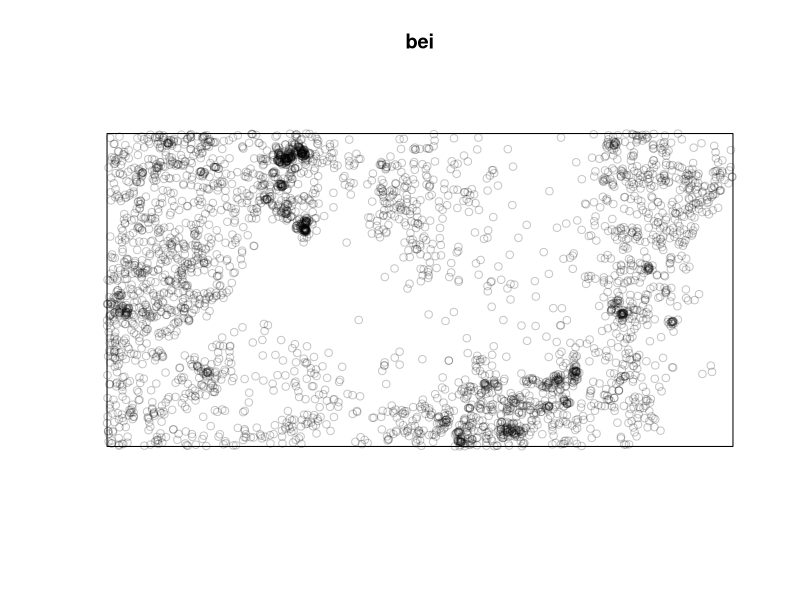
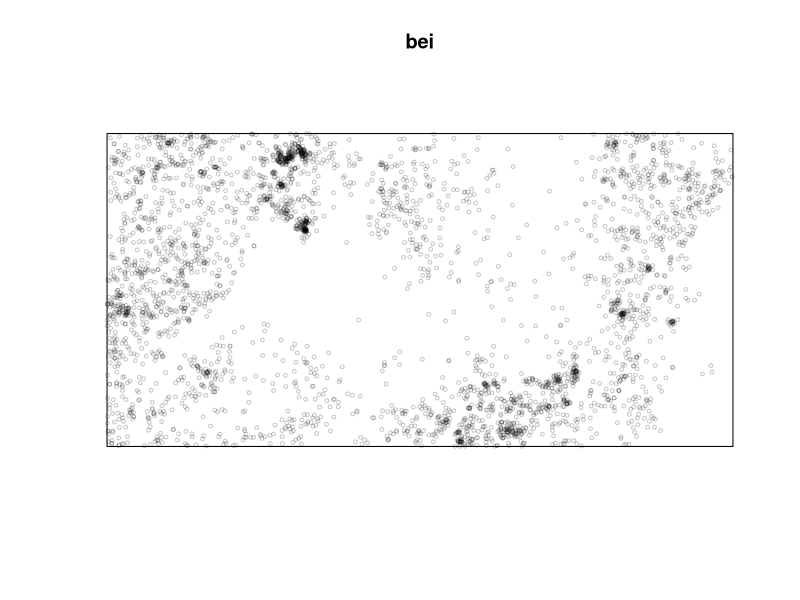
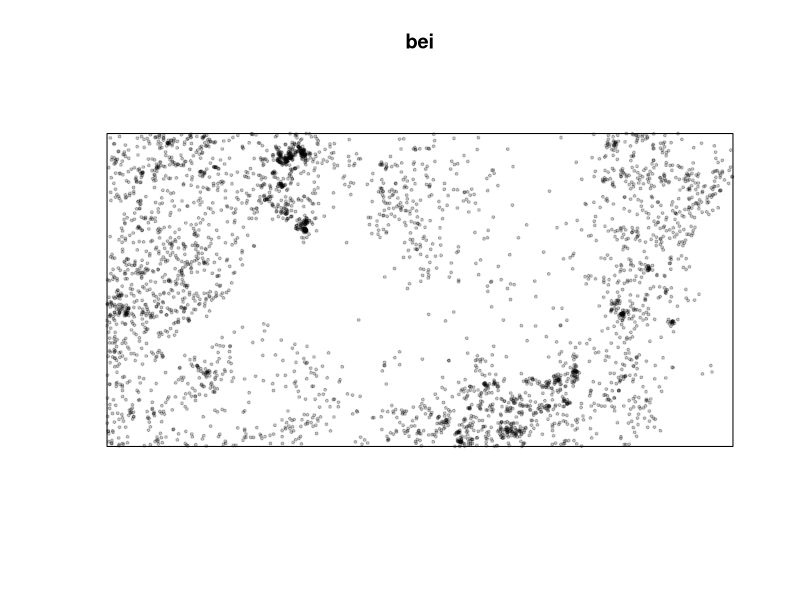
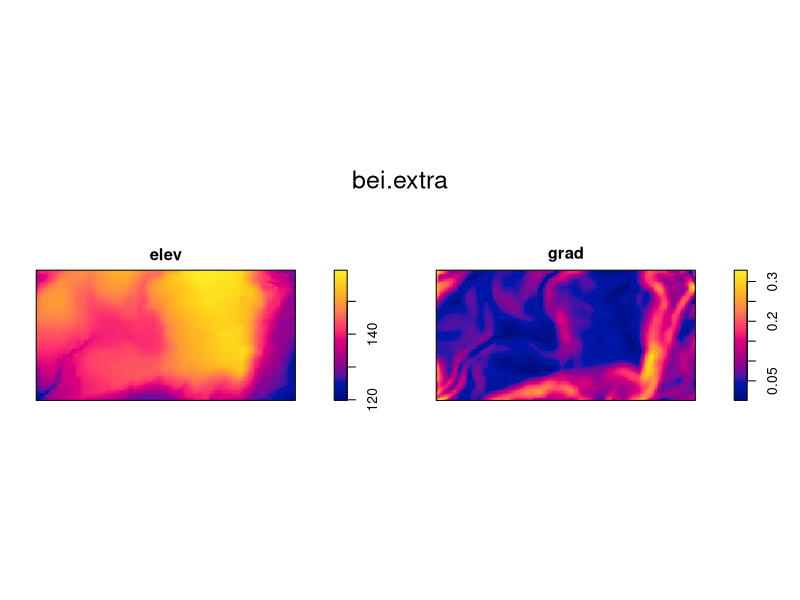
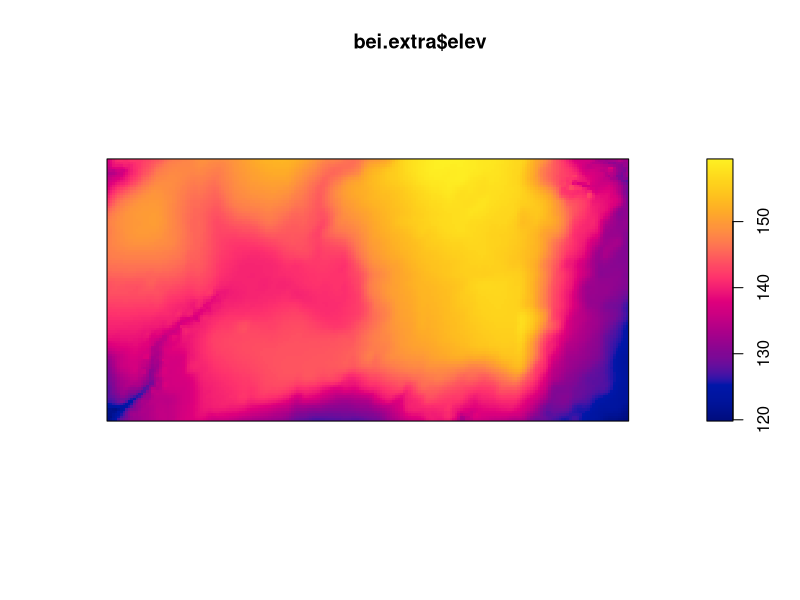
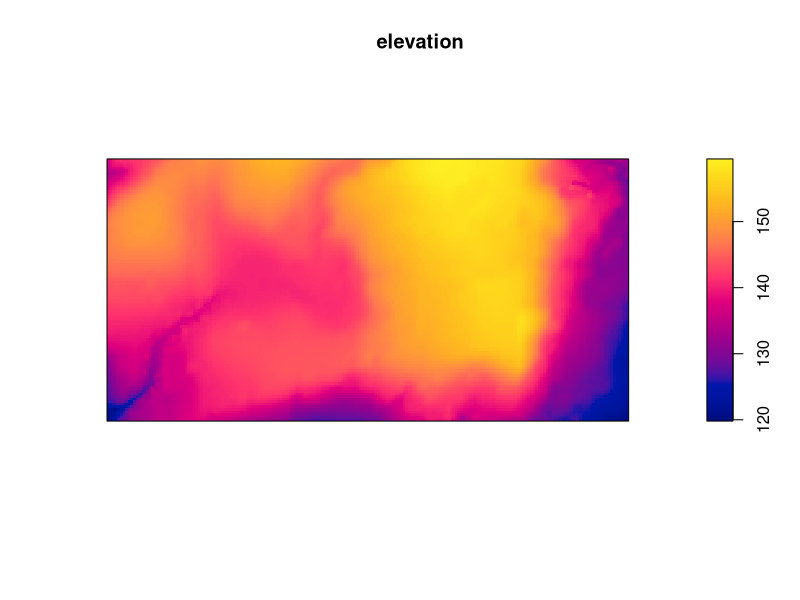
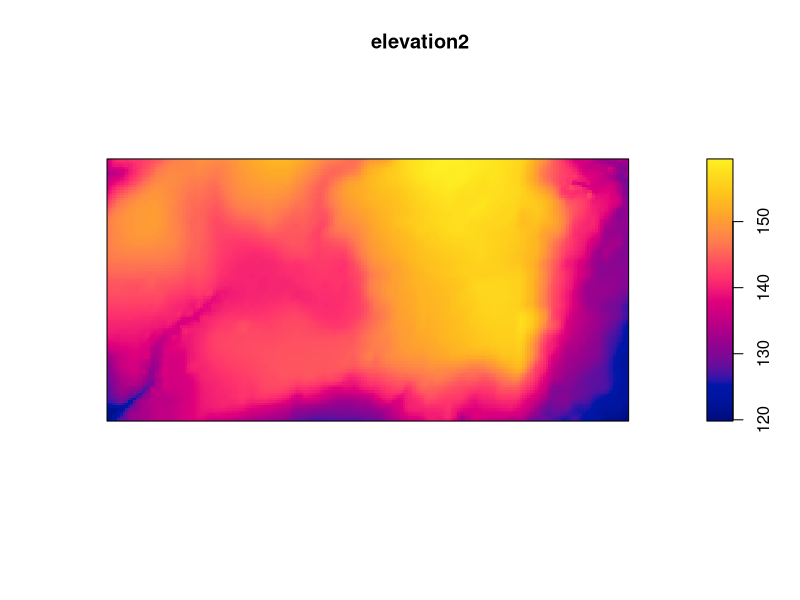

Write the R code that produced these figures, in order.
# Code reated to population ecology

# a package is needed for point pattern analyses 
install.packages ("spatstat") # to install packages external from R, "" are needed when typing something external from R
library (spatstat) # to check if the package has been installed and to use it

# let's use bei data
# data description:
# HTTP://CRAN.R-project.org

bei

# to plot bei data
plot (bei)

# to change character dimensions
plot (bei, cex=0.5)

# to change symbol 
plot (bei, cex = 0.4, pch = 19)

# additional dataset
bei.extra
plot (bei.extra)

# let's use only a part of the dataset: elevation
plot (bei.extra$elev)

# to assign bei.extra$elev to a new object
elevation <- bei.extra$elev
plot (elevation)

# second method to select elements
elevation2 <- bei.extra[[1]]
plot (elevation2)
